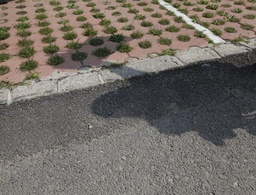
#> input picture Shadow_Brightness-Chromaticity_demo/1.jpg, 256 x 195 px, shrunk from 840 x 640 before the run, found by its file name
$ jupyter execute Shadow_Brightness-Chromaticity.ipynb
#> lines starting #> are read from the running program, lines starting #| are printed output that depends on the picture
[cell 1]
import PIL.Image as Image
import numpy as np
import cv2
import math
import scipy.stats
import matplotlib.pyplot as plt


def average(image):
    sum1, sum2, sum3 = 0, 0, 0
    for i in range(image.shape[1]):
        for j in range(image.shape[2]):
            sum1 += image[0][i][j]
            sum2 += image[1][i][j]
            sum3 += image[2][i][j]
    return sum1 / ((i + 1) * (j + 1)), sum2 / ((i + 1) * (j + 1)), sum3 / ((i + 1) * (j + 1))


def average_image(image, x, y, r):
    sum1, sum2, sum3 = 0, 0, 0
    for i in range(-r, r + 1):
        for j in range(-r, r + 1):
            sum1 += image[0][x + i][y + j]
            sum2 += image[1][x + i][y + j]
            sum3 += image[2][x + i][y + j]
    size = (2 * r + 1) * (2 * r + 1)
    return sum1 / size, sum2 / size, sum3 / size


def reduce_avg_channel(image, x, y, r, avg, c):
    for i in range(-r, r + 1):
        for j in range(-r, r + 1):
            image[x + i][y + j] = image[x + i][y + j] - avg + c
    return image


def normfit(data, confidence=0.9):
    a = np.array(data, dtype=np.float64)
    n = len(a)
    m = np.mean(a)
    se = scipy.stats.sem(a)
    h = se * scipy.stats.t.ppf((1 + confidence) / 2.0, n - 1)
    var = np.var(a, ddof=1)
    chi2_lower = scipy.stats.chi2.ppf((1 - confidence) / 2, n - 1)
    chi2_upper = scipy.stats.chi2.ppf(1 - (1 - confidence) / 2, n - 1)
    varCI_lower = var * (n - 1) / chi2_upper
    varCI_upper = var * (n - 1) / chi2_lower
    sigma = np.sqrt(var)
    sigmaCI_lower = np.sqrt(varCI_lower)
    sigmaCI_upper = np.sqrt(varCI_upper)
    return m, sigma, [m - h, m + h], [sigmaCI_lower, sigmaCI_upper]


def process_image(input_image_path):
#> called with input_image_path = '1.jpg'
    image = Image.open(input_image_path).convert('RGB')
#> image is the input picture: PIL image 256x195 RGB; mean R, G, B 112.4, 106.8, 100.2
    original_image = np.array(image)
    image = np.array(image, dtype='float32') / 255.0
#> image: shape (195, 256, 3) float32
    image = cv2.cvtColor(image, cv2.COLOR_RGB2LAB)
#> image: shape (195, 256, 3) float32; mean of channels 0, 1, 2 44.9, 1.1, 4.5
    image = image.transpose(2, 0, 1)

    average1, average2, average3 = average(image)
#> after the loop in average, `for i in range(image.shape[1]):`: sum1 = 2241353.7; sum2 = 53022.1; sum3 = 222984.5
#> average1 = 44.9; average2 = 1.06; average3 = 4.47
    L = image[0, :, :]
    A = image[1, :, :]
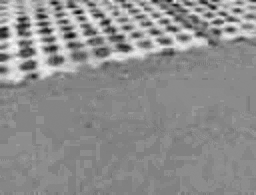
#> A: shape (195, 256) float32; min -16.08, max 14.75, mean 1.06; drawn with min black and max white
    B = image[2, :, :]
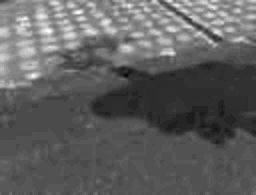
#> B: shape (195, 256) float32; min -10.36, max 28.94, mean 4.5; drawn with min black and max white

    r = 1
    for i in range(1, L.shape[0] - 1, 3):
        for j in range(1, L.shape[1] - 1, 3):
            avg1, avg2, avg3 = average_image(image, i, j, r)
            L = reduce_avg_channel(L, i, j, r, avg1, average1)
            B = reduce_avg_channel(B, i, j, r, avg3, average3)
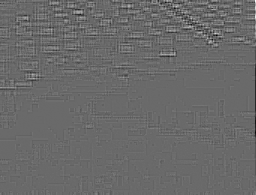
#> B: shape (195, 256) float32; min -7.03, max 20.61, mean 4.5; drawn with min black and max white
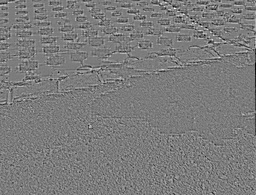
#> L: shape (195, 256) float32; min 2.63, max 89.5, mean 44.9; drawn with min black and max white

    image[0, :, :] = L
    image[2, :, :] = B
    image = image.transpose(1, 2, 0)
#> image: shape (195, 256, 3) float32; mean of channels 0, 1, 2 44.9, 1.1, 4.5
    image = cv2.cvtColor(image, cv2.COLOR_LAB2RGB) * 255.0

    intermediate_image = np.uint8(image)
    img = intermediate_image
    img = np.float64(img)
    blue, green, red = cv2.split(img)
    blue[blue == 0] = 1
    green[green == 0] = 1
    red[red == 0] = 1
#> red: shape (195, 256) float64; min 1, max 234, mean 98.5

    div = np.multiply(np.multiply(blue, green), red) ** (1.0 / 3)
    a = np.log1p((blue / div) - 1)
    b = np.log1p((green / div) - 1)
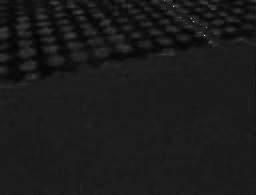
#> b: shape (195, 256) float64; min -0.124, max 1.1, mean 0.00432; drawn with min black and max white
    c = np.log1p((red / div) - 1)
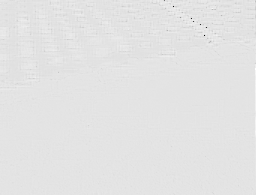
#> c: shape (195, 256) float64; min -2.16, max 0.192, mean -0.0616; drawn with min black and max white

    a1 = np.atleast_3d(a)
    b1 = np.atleast_3d(b)
    c1 = np.atleast_3d(c)
    rho = np.concatenate((c1, b1, a1), axis=2)
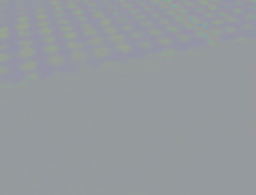
#> rho: shape (195, 256, 3) float64; mean of channels 0, 1, 2 -0.0616, 0.00432, 0.0572; drawn with min black and max white

    U = [[1 / math.sqrt(2), -1 / math.sqrt(2), 0], [1 / math.sqrt(6), 1 / math.sqrt(6), -2 / math.sqrt(6)]]
    U = np.array(U)
    chi = np.dot(rho, U.T)

    e_t = np.zeros((2, 181))
    for j in range(181):
        e_t[0][j] = math.cos(j * math.pi / 180.0)
        e_t[1][j] = math.sin(j * math.pi / 180.0)
    Y = np.dot(chi, e_t)
    nel = img.shape[0] * img.shape[1]

    entropy = []
    bw = np.zeros((1, 181))
    for i in range(181):
        muhat, sigma, muci, sigmaci = normfit(Y[:, :, i])
        temp = []
        comp1 = muhat - sigmaci[0]
        comp2 = muhat + sigmaci[1]
        for j in range(Y.shape[0]):
            for k in range(Y.shape[1]):
                if Y[j][k][i] > comp1 and Y[j][k][i] < comp2:
                    temp.append(Y[j][k][i])
        bw[0][i] = (3.5 * np.std(temp)) * ((nel) ** (-1.0 / 3))
        nbins = math.ceil((max(temp) - min(temp)) / bw[0][i])
        (hist, waste) = np.histogram(temp, bins=nbins, density=True)
        hist = list(filter(lambda var1: var1 != 0, hist))
        hist1 = np.array([float(var) for var in hist])
        hist1 = hist1 / sum(hist1)
        entropy.append(-1 * sum(np.multiply(hist1, np.log2(hist1))))

    angle = entropy.index(min(entropy))
    e = np.array([[-1 * math.sin(angle * math.pi / 180.0)], [math.cos(angle * math.pi / 180.0)]])
    e_t = np.array([[math.cos(angle * math.pi / 180.0)], [math.sin(angle * math.pi / 180.0)]])
    P_theta = np.ma.divide(np.dot(e_t, e_t.T), np.linalg.norm(e))
    chi_theta = chi.dot(P_theta)
    rho_estim = chi_theta.dot(U)
    mean_estim = np.ma.exp(rho_estim)
    estim = np.zeros_like(mean_estim, dtype=np.float64)
#> estim: shape (195, 256, 3) float64; every value is 0
    estim[:, :, 0] = np.divide(mean_estim[:, :, 0], np.sum(mean_estim, axis=2))
    estim[:, :, 1] = np.divide(mean_estim[:, :, 1], np.sum(mean_estim, axis=2))
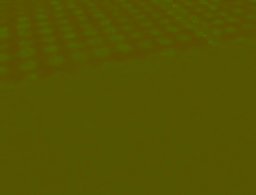
#> estim: shape (195, 256, 3) float64; mean of channels 0, 1, 2 0.334, 0.33, 0; drawn as R, G, B
    estim[:, :, 2] = np.divide(mean_estim[:, :, 2], np.sum(mean_estim, axis=2))
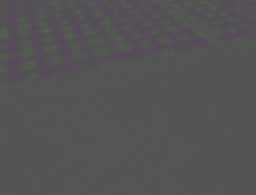
#> estim: shape (195, 256, 3) float64; mean of channels 0, 1, 2 0.334, 0.33, 0.336; drawn as R, G, B

    final_image = 255 * estim

    plt.figure(figsize=(12, 6))

    plt.subplot(1, 2, 1)
    plt.title('Original Image')
    plt.imshow(original_image)
    plt.axis('off')

    plt.subplot(1, 2, 2)
    plt.title('Processed Image')
    plt.imshow(cv2.cvtColor(np.uint8(final_image), cv2.COLOR_BGR2RGB))
    plt.axis('off')

    plt.tight_layout()
    plt.show()
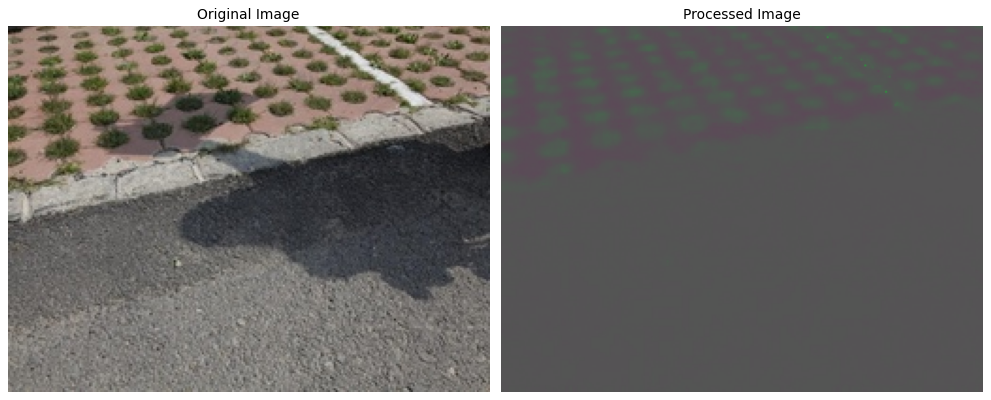
#> figure drawn by matplotlib, 2 panels

input_image_path = '1.jpg'
process_image(input_image_path)
